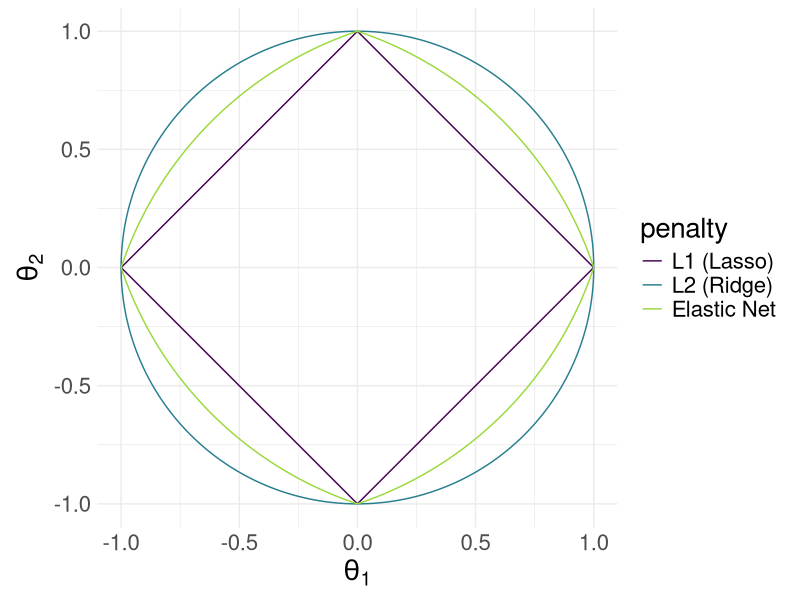

Source code (R):
# ------------------------------------------------------------------------------
# enetlogreg

# FIG: penalty shape in 2D of lasso, ridge and elastic net.
# ------------------------------------------------------------------------------

library(ggplot2)
library(data.table)

# DATA -------------------------------------------------------------------------

x <- seq(-1L, 1L, length.out = 1000L)
dt <- as.data.table(expand.grid(x = x, y = x))

dt[, `:=` (
  lasso = 1L - abs(x) - abs(y),
  ridge = 1L - x^2 - y^2,
  enet = 1L - (0.5 * abs(x) + 0.5 * x^2) - (0.5 * abs(y) + 0.5 * y^2))]

dt_long <- melt(
  dt, 
  id = c("x", "y"),
  measure = c("lasso", "ridge", "enet"))

# PLOT -------------------------------------------------------------------------

p <- ggplot(dt_long, aes(x = x, y = y, z = value, col = variable)) +
  geom_contour(bins = 2L) +
  theme_minimal() +
  scale_color_viridis_d(end = 0.85, name = "penalty", 
                        labels = c("L1 (Lasso)", "L2 (Ridge)", "Elastic Net")) +
  xlab(expr(theta[1])) +
  ylab(expr(theta[2])) +
  theme(text = element_text(size = 20L)) +
  coord_fixed(ratio = 1L)

ggsave("../figure/lasso_ridge_enet_2d.png", p, width = 6, height=4)
